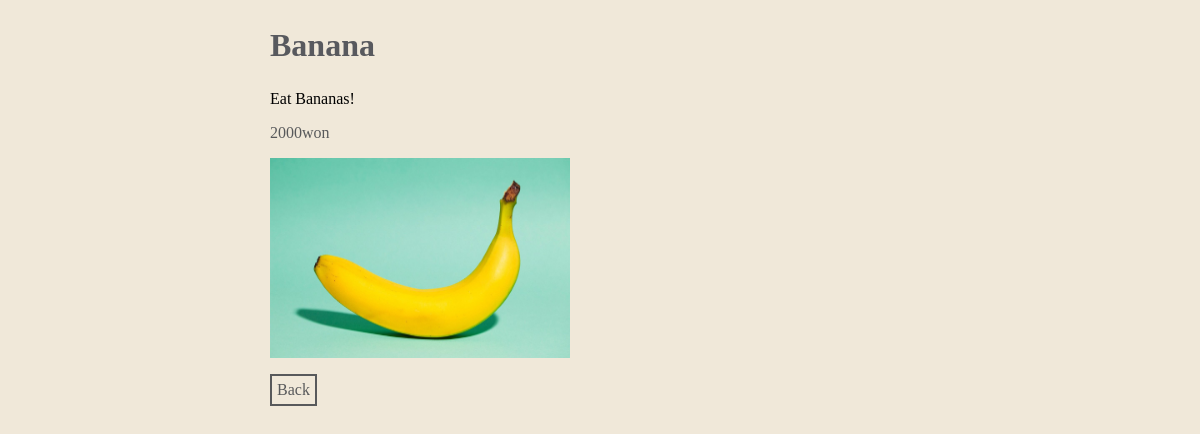
The app's page /foods/menu/2/ with its own data.
### foods/models.py (models this page shows, shortened)
class Menu(models.Model):
    name = models.CharField(max_length=50)
    description = models.CharField(max_length=100)
    price = models.IntegerField()
    img_path = models.CharField(max_length=255)

### foods/views.py (the view)
# urls.py: path('menu/<int:pk>/', views.food_detail)
def food_detail(request, pk):
    context = dict()
    menu = Menu.objects.get(id=pk)
    context['menu'] = menu
    return render(request, 'foods/detail.html', context = context)

### foods/templates/foods/detail.html (shortened to what this page needs)
{% load static %}
<!DOCTYPE html>
<html>
<head>
    <link rel="stylesheet" href={% static "foods/css/styles_detail.css"%}>
</head>
<body>
    <div class= 'food-detail'>
        <h2>{{menu.name}}</h2>
        <div>{{menu.description}}</div>
        <p>{{menu.price}}won</p>
        <img src = {% get_static_prefix %}{{menu.img_path}}>
        <a href = '/foods/menu'>Back</a>
</body>
</html>

### foods/static/foods/css/styles_detail.css (style rules this page uses)
* { box-sizing: border-box; font-family: Jua; }
body { background-color : #f0e8d9; }
h2 { font-size:32px; color: #58595e; }
.food-detail { width:660px; margin-left: auto; margin-right: auto; }
.food-detail p { color: #58595b; font-size: 16px; text-align: left; }
.food-detail img { display: block; margin-bottom: 16px; width: 300px; height: 200px; }
.food-detail a { color: #58595b; font-size: 16px; text-decoration: none; border: #58595b 2px solid; padding: 5px; display: inline-block; }

### records on screen
Menu: name "Banana", description "Eat Bananas!", price "2000", img_path (picture)
